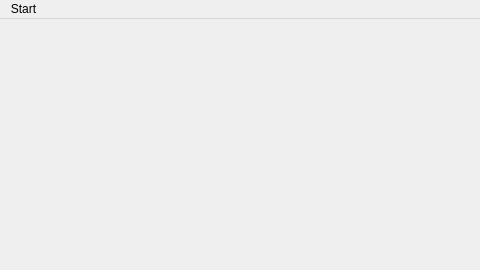
<?xml version="1.0" encoding="UTF-8"?>
<ui version="4.0">
 <class>mainscene</class>
 <widget class="QMainWindow" name="mainscene">
  <property name="geometry">
   <rect>
    <x>0</x>
    <y>0</y>
    <width>480</width>
    <height>270</height>
   </rect>
  </property>
  <property name="windowTitle">
   <string>mainscene</string>
  </property>
  <widget class="QWidget" name="centralwidget"/>
  <widget class="QMenuBar" name="menubar">
   <property name="geometry">
    <rect>
     <x>0</x>
     <y>0</y>
     <width>480</width>
     <height>20</height>
    </rect>
   </property>
   <widget class="QMenu" name="menuStart">
    <property name="title">
     <string>Start</string>
    </property>
    <addaction name="actionQuit"/>
   </widget>
   <addaction name="menuStart"/>
  </widget>
  <action name="actionQuit">
   <property name="text">
    <string>Quit</string>
   </property>
  </action>
 </widget>
 <resources/>
 <connections/>
</ui>
